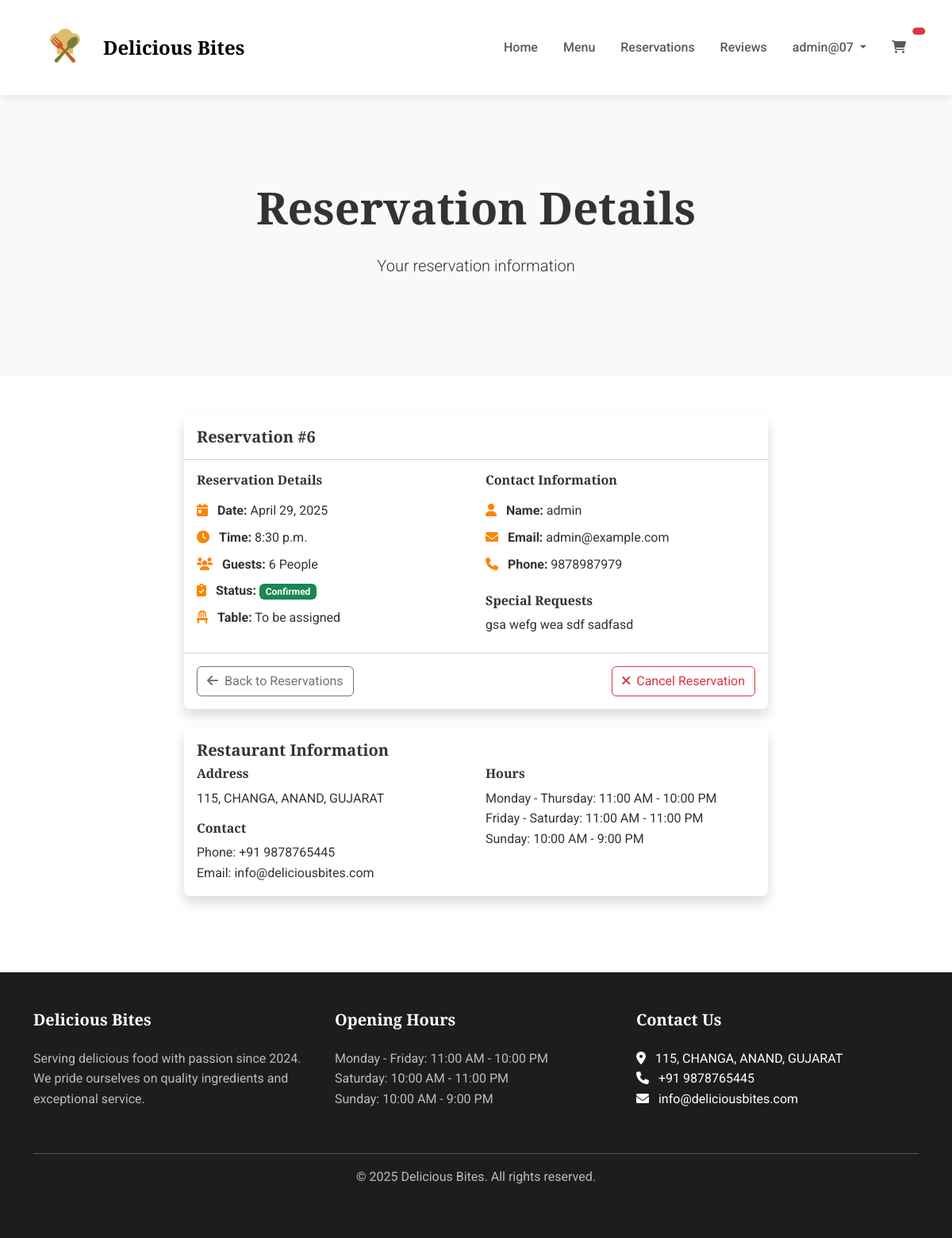
The app's page /reservations/confirm/6/ (signed in) with its own data.
### reservations/models.py (models this page shows, shortened)
class Reservation(models.Model):
    STATUS_CHOICES = [
        ('pending', 'Pending'),
        ('confirmed', 'Confirmed'),
        ('completed', 'Completed'),
        ('cancelled', 'Cancelled'),
    ]
    user = models.ForeignKey(User, on_delete=models.CASCADE, related_name='reservations')
    table = models.ForeignKey(Table, on_delete=models.SET_NULL, null=True, blank=True)
    reservation_date = models.DateField()
    reservation_time = models.TimeField()
    number_of_guests = models.IntegerField(validators=[MinValueValidator(1)])
    special_request = models.TextField(blank=True)
    status = models.CharField(max_length=20, choices=STATUS_CHOICES, default='pending')
    created_at = models.DateTimeField(auto_now_add=True)
    updated_at = models.DateTimeField(auto_now=True)
    class Meta:
        ordering = ['-reservation_date', '-reservation_time']

### accounts/models.py (models this page shows, shortened)
class Profile(models.Model):
    user = models.OneToOneField(User, on_delete=models.CASCADE)
    phone_number = models.CharField(max_length=15, blank=True)
    address = models.TextField(blank=True)
    profile_image = models.ImageField(upload_to='profile_pics', default='default.jpg')

### reservations/views.py (the view)
# urls.py: path('confirm/<int:reservation_id>/', views.reservation_confirm, name='reservation_confirm'),
@login_required
def reservation_confirm(request, reservation_id):
    reservation = get_object_or_404(Reservation, id=reservation_id, user=request.user)
    context = {
        'reservation': reservation,
    }
    return render(request, 'reservations/reservation_confirm.html', context)

### restaurant_project/context_processors/cart.py (called while the page is built)
def cart_processor(request):
    cart_count = 0
    if request.user.is_authenticated:
        cart = Order.objects.filter(user=request.user, status='cart').first()
        if cart:
            cart_count = cart.items.count()
    return {
        'cart_count': cart_count
    }

### templates/reservations/reservation_confirm.html (shortened to what this page needs)
{% extends 'base/base.html' %}
{% load static %}
{% block content %}
<section class="page-banner">
    <div class="container text-center py-5">
        <h1 class="display-4 fw-bold mb-4">Reservation Details</h1>
        <p class="lead">Your reservation information</p>
    </div>
</section>
<section class="reservation-confirm-section py-5">
    <div class="container">
        <div class="row justify-content-center">
            <div class="col-lg-8">
                <div class="card shadow mb-4">
                    <div class="card-header bg-white py-3">
                        <h5 class="mb-0">Reservation #{{ reservation.id }}</h5>
                    </div>
                    <div class="card-body">
                        <div class="row">
                            <div class="col-md-6 mb-4 mb-md-0">
                                <h6 class="fw-bold mb-3">Reservation Details</h6>
                                <ul class="list-unstyled">
                                    <li class="mb-2">
                                        <i class="fas fa-calendar-day me-2 text-primary"></i>
                                        <strong>Date:</strong> {{ reservation.reservation_date|date:"F j, Y" }}
                                    </li>
                                    <li class="mb-2">
                                        <i class="fas fa-clock me-2 text-primary"></i>
                                        <strong>Time:</strong> {{ reservation.reservation_time }}
                                    </li>
                                    <li class="mb-2">
                                        <i class="fas fa-users me-2 text-primary"></i>
                                        <strong>Guests:</strong> {{ reservation.number_of_guests }} {% if reservation.number_of_guests == 1 %}Person{% else %}People{% endif %}
                                    </li>
                                    <li class="mb-2">
                                        <i class="fas fa-clipboard-check me-2 text-primary"></i>
                                        <strong>Status:</strong>
                                        <span class="badge bg-{% if reservation.status == 'confirmed' %}success{% elif reservation.status == 'cancelled' %}danger{% else %}warning{% endif %}">
                                            {{ reservation.get_status_display }}
                                        </span>
                                    </li>
                                    <li>
                                        <i class="fas fa-chair me-2 text-primary"></i>
                                        <strong>Table:</strong>
                                        {% if reservation.table %}
                                            Table #{{ reservation.table.table_number }}
                                        {% else %}
                                            To be assigned
                                        {% endif %}
                                    </li>
                                </ul>
                            </div>
                            <div class="col-md-6">
                                <h6 class="fw-bold mb-3">Contact Information</h6>
                                <ul class="list-unstyled">
                                    <li class="mb-2">
                                        <i class="fas fa-user me-2 text-primary"></i>
                                        <strong>Name:</strong> {{ user.get_full_name }}
                                    </li>
                                    <li class="mb-2">
                                        <i class="fas fa-envelope me-2 text-primary"></i>
                                        <strong>Email:</strong> {{ user.email }}
                                    </li>
                                    <li>
                                        <i class="fas fa-phone me-2 text-primary"></i>
                                        <strong>Phone:</strong> {{ user.profile.phone_number|default:"Not provided" }}
                                    </li>
                                </ul>
                                {% if reservation.special_request %}
                                    <h6 class="fw-bold mt-4 mb-2">Special Requests</h6>
                                    <p class="mb-0">{{ reservation.special_request }}</p>
                                {% endif %}
                            </div>
                        </div>
                    </div>
                    <div class="card-footer bg-white py-3">
                        <div class="d-flex justify-content-between align-items-center">
                            <a href="{% url 'reservations:reservation_list' %}" class="btn btn-outline-secondary">
                                <i class="fas fa-arrow-left me-1"></i> Back to Reservations
                            </a>
                            {% if reservation.status != 'cancelled' %}
                                <a href="{% url 'reservations:reservation_cancel' reservation.id %}" class="btn btn-outline-danger">
                                    <i class="fas fa-times me-1"></i> Cancel Reservation
                                </a>
                            {% endif %}
                        </div>
                    </div>
                </div>
                <div class="card shadow">
                    <div class="card-body">
                        <h5 class="card-title">Restaurant Information</h5>
                        <div class="row">
                            <div class="col-md-6 mb-3 mb-md-0">
                                <h6 class="fw-bold mb-2">Address</h6>
                                <p>115, CHANGA, ANAND, GUJARAT</p>
                                <h6 class="fw-bold mb-2 mt-3">Contact</h6>
                                <p class="mb-0">
                                    Phone:  +91 9878765445<br>
                                    Email: info@deliciousbites.com
                                </p>
                            </div>
                            <div class="col-md-6">
                                <h6 class="fw-bold mb-2">Hours</h6>
                                <ul class="list-unstyled">
                                    <li>Monday - Thursday: 11:00 AM - 10:00 PM</li>
                                    <li>Friday - Saturday: 11:00 AM - 11:00 PM</li>
                                    <li>Sunday: 10:00 AM - 9:00 PM</li>
                                </ul>
                            </div>
                        </div>
                    </div>
                </div>
            </div>
        </div>
    </div>
</section>
{% endblock %}

### templates/base/base.html (shortened to what this page needs)
<!DOCTYPE html>
<html lang="en" data-bs-theme="light">
<head>
    <link href="https://cdn.jsdelivr.net/npm/bootstrap@5.3.0-alpha1/dist/css/bootstrap.min.css" rel="stylesheet">
    <link rel="stylesheet" href="https://cdnjs.cloudflare.com/ajax/libs/font-awesome/6.0.0/css/all.min.css">
    {% load static %}
    <link rel="stylesheet" href="{% static 'css/style.css' %}">
</head>
<body>
    <nav class="navbar navbar-expand-lg sticky-top">
        <div class="container">
            <a class="navbar-brand d-flex align-items-center" href="{% url 'home' %}">
                <img src="{% static 'images/Logo.png' %}" alt="Restaurant Logo" height="80" class="me-2">
                <span>Delicious Bites</span>
            </a>
            <div class="collapse navbar-collapse" id="navbarNav">
                <ul class="navbar-nav ms-auto">
                    <li class="nav-item">
                        <a class="nav-link" href="{% url 'home' %}">Home</a>
                    </li>
                    <li class="nav-item">
                        <a class="nav-link" href="{% url 'menu:menu_list' %}">Menu</a>
                    </li>
                    <li class="nav-item">
                        <a class="nav-link" href="{% url 'reservations:reservation_form' %}">Reservations</a>
                    </li>
                    <li class="nav-item">
                        <a class="nav-link" href="{% url 'reviews:review_list' %}">Reviews</a>
                    </li>
                    {% if user.is_authenticated %}
                        <li class="nav-item dropdown">
                            <a class="nav-link dropdown-toggle" href="#" role="button" data-bs-toggle="dropdown">
                                {{ user.username }}
                            </a>
                        </li>
                    {% endif %}
                    <li class="nav-item">
                        <a class="nav-link position-relative" href="{% url 'orders:cart' %}">
                            <i class="fas fa-shopping-cart"></i>
                            <span class="position-absolute top-0 start-100 translate-middle badge rounded-pill bg-danger cart-badge">
                            </span>
                        </a>
                    </li>
                </ul>
            </div>
        </div>
    </nav>
    <main>
        {% block content %}{% endblock %}
    </main>
    <footer class="footer mt-5 py-5">
        <div class="container">
            <div class="row">
                <div class="col-md-4 mb-4">
                    <h5>Delicious Bites</h5>
                    <p>Serving delicious food with passion since 2024. We pride ourselves on quality ingredients and exceptional service.</p>
                </div>
                <div class="col-md-4 mb-4">
                    <h5>Opening Hours</h5>
                    <ul class="list-unstyled">
                        <li>Monday - Friday: 11:00 AM - 10:00 PM</li>
                        <li>Saturday: 10:00 AM - 11:00 PM</li>
                        <li>Sunday: 10:00 AM - 9:00 PM</li>
                    </ul>
                </div>
                <div class="col-md-4 mb-4">
                    <h5>Contact Us</h5>
                    <address>
                        <i class="fas fa-map-marker-alt me-2"></i> 115, CHANGA, ANAND, GUJARAT<br>
                        <i class="fas fa-phone me-2"></i> +91 9878765445<br>
                        <i class="fas fa-envelope me-2"></i> info@deliciousbites.com
                    </address>
                </div>
            </div>
            <hr>
            <div class="text-center">
                <p>&copy; {% now "Y" %} Delicious Bites. All rights reserved.</p>
            </div>
        </div>
    </footer>
</body>
</html>

### static/css/style.css (style rules this page uses)
:root { --primary-color: #fb8500; --secondary-color: #219ebc; --dark-color: #023047; --light-color: #f8f9fa; --gray-color: #6c757d; --success-color: #28a745; --danger-color: #dc3545; --transition: all 0.3s ease; }
[data-bs-theme="light"] { --bs-primary: var(--primary-color); --bs-navbar-bg: #ffffff; --bs-body-bg: #ffffff; --bs-body-color: #333333; --bs-card-bg: #ffffff; --bs-secondary-bg: #f8f9fa; }
body { font-family: 'Roboto', sans-serif; line-height: 1.6; color: var(--bs-body-color); background-color: var(--bs-body-bg); overflow-x: hidden; }
h1, h2, h3, h4, h5, h6 { font-family: 'Playfair Display', serif; font-weight: 700; }
.text-primary { color: var(--primary-color) !important; }
.navbar { background-color: var(--bs-navbar-bg); box-shadow: 0 2px 10px rgba(0, 0, 0, 0.1); transition: var(--transition); }
.navbar-brand { font-family: 'Playfair Display', serif; font-weight: 700; font-size: 1.5rem; }
.nav-link { font-weight: 500; padding: 0.5rem 1rem !important; transition: var(--transition); }
.card { border: none; border-radius: 0.5rem; overflow: hidden; transition: var(--transition); background-color: var(--bs-card-bg); }
.footer { background-color: var(--bs-secondary-bg); }
.cart-badge { transform: translate(-50%, -50%) !important; }
body { font-family: 'Roboto', sans-serif; color: #333; }
h1, h2, h3, h4, h5, h6 { font-family: 'Playfair Display', serif; }
.navbar { background-color: rgba(255, 255, 255, 0.95); box-shadow: 0 2px 10px rgba(0, 0, 0, 0.1); padding: 15px 0; }
.navbar-brand span { font-family: 'Playfair Display', serif; font-weight: 700; font-size: 1.5rem; }
.navbar .nav-link { font-weight: 500; padding: 8px 16px !important; }
.footer { background-color: #1d1d1d; color: #fff; }
.footer h5 { color: #fff; margin-bottom: 1.5rem; font-weight: 700; }
.footer p, .footer ul li { color: rgba(255, 255, 255, 0.7); }
.page-banner { background-color: #f8f9fa; padding: 60px 0; }

### records on screen
Reservation: id "6", reservation_date "April 29, 2025", reservation_time "8:30 p.m.", number_of_guests "6", status "Confirmed", special_request "gsa wefg wea sdf sadfasd"

### other values on screen
{{ user.username }} "admin@07"
{{ user.get_full_name }} "admin"
{{ user.email }} "admin@example.com"
{{ user.profile.phone_number|default:"Not provided" }} "9878987979"
